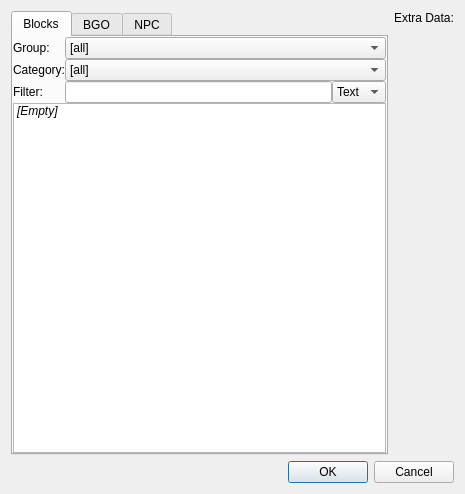
<?xml version="1.0" encoding="UTF-8"?>
<ui version="4.0">
 <class>ItemSelectDialog</class>
 <widget class="QDialog" name="ItemSelectDialog">
  <property name="geometry">
   <rect>
    <x>0</x>
    <y>0</y>
    <width>465</width>
    <height>494</height>
   </rect>
  </property>
  <property name="windowTitle">
   <string>Search Item</string>
  </property>
  <property name="windowIcon">
   <iconset resource="../_resources/editor.qrc">
    <normaloff>:/images/search.png</normaloff>:/images/search.png</iconset>
  </property>
  <layout class="QGridLayout" name="gridLayout">
   <item row="0" column="0">
    <layout class="QHBoxLayout" name="horizontalLayout">
     <item>
      <widget class="QTabWidget" name="Sel_TabCon_ItemType">
       <property name="currentIndex">
        <number>0</number>
       </property>
       <widget class="QWidget" name="Sel_Tab_Block">
        <attribute name="title">
         <string>Blocks</string>
        </attribute>
        <layout class="QGridLayout" name="gridLayout_3">
         <property name="leftMargin">
          <number>0</number>
         </property>
         <property name="topMargin">
          <number>0</number>
         </property>
         <property name="rightMargin">
          <number>0</number>
         </property>
         <property name="bottomMargin">
          <number>0</number>
         </property>
         <property name="spacing">
          <number>0</number>
         </property>
         <item row="2" column="0">
          <widget class="QLabel" name="Sel_Label_FilterBlock">
           <property name="text">
            <string>Filter:</string>
           </property>
          </widget>
         </item>
         <item row="1" column="0">
          <widget class="QLabel" name="Sel_Label_CategoryBlock">
           <property name="text">
            <string>Category:</string>
           </property>
          </widget>
         </item>
         <item row="2" column="1">
          <widget class="QLineEdit" name="Sel_Text_FilterBlock"/>
         </item>
         <item row="0" column="0">
          <widget class="QLabel" name="Sel_Label_GroupsBlock">
           <property name="text">
            <string>Group:</string>
           </property>
          </widget>
         </item>
         <item row="2" column="2">
          <widget class="QComboBox" name="Sel_Combo_FiltertypeBlock">
           <item>
            <property name="text">
             <string>Text</string>
            </property>
           </item>
           <item>
            <property name="text">
             <string>ID</string>
            </property>
           </item>
          </widget>
         </item>
         <item row="1" column="1" colspan="2">
          <widget class="QComboBox" name="Sel_Combo_CategoryBlock">
           <property name="maxVisibleItems">
            <number>50</number>
           </property>
           <item>
            <property name="text">
             <string>[all]</string>
            </property>
           </item>
          </widget>
         </item>
         <item row="0" column="1" colspan="2">
          <widget class="QComboBox" name="Sel_Combo_GroupsBlock">
           <property name="maxVisibleItems">
            <number>50</number>
           </property>
           <item>
            <property name="text">
             <string>[all]</string>
            </property>
           </item>
          </widget>
         </item>
         <item row="3" column="0" colspan="3">
          <widget class="QListWidget" name="Sel_List_Block">
           <item>
            <property name="text">
             <string>[Empty]</string>
            </property>
            <property name="font">
             <font>
              <italic>true</italic>
             </font>
            </property>
           </item>
          </widget>
         </item>
        </layout>
       </widget>
       <widget class="QWidget" name="Sel_Tab_BGO">
        <attribute name="title">
         <string>BGO</string>
        </attribute>
        <layout class="QGridLayout" name="gridLayout_2">
         <property name="leftMargin">
          <number>0</number>
         </property>
         <property name="topMargin">
          <number>0</number>
         </property>
         <property name="rightMargin">
          <number>0</number>
         </property>
         <property name="bottomMargin">
          <number>0</number>
         </property>
         <property name="spacing">
          <number>0</number>
         </property>
         <item row="0" column="0">
          <widget class="QLabel" name="Sel_Label_GroupsBGO">
           <property name="text">
            <string>Group:</string>
           </property>
          </widget>
         </item>
         <item row="0" column="1" colspan="2">
          <widget class="QComboBox" name="Sel_Combo_GroupsBGO">
           <property name="maxVisibleItems">
            <number>50</number>
           </property>
           <item>
            <property name="text">
             <string>[all]</string>
            </property>
           </item>
          </widget>
         </item>
         <item row="1" column="0">
          <widget class="QLabel" name="Sel_Label_CategoryBGO">
           <property name="text">
            <string>Category:</string>
           </property>
          </widget>
         </item>
         <item row="1" column="1" colspan="2">
          <widget class="QComboBox" name="Sel_Combo_CategoryBGO">
           <property name="maxVisibleItems">
            <number>50</number>
           </property>
           <item>
            <property name="text">
             <string>[all]</string>
            </property>
           </item>
          </widget>
         </item>
         <item row="2" column="0">
          <widget class="QLabel" name="Sel_Label_FilterBGO">
           <property name="text">
            <string>Filter:</string>
           </property>
          </widget>
         </item>
         <item row="2" column="1">
          <widget class="QLineEdit" name="Sel_Text_FilterBGO"/>
         </item>
         <item row="2" column="2">
          <widget class="QComboBox" name="Sel_Combo_FiltertypeBGO">
           <item>
            <property name="text">
             <string>Text</string>
            </property>
           </item>
           <item>
            <property name="text">
             <string>ID</string>
            </property>
           </item>
          </widget>
         </item>
         <item row="3" column="0" colspan="3">
          <widget class="QListWidget" name="Sel_List_BGO">
           <item>
            <property name="text">
             <string>[Empty]</string>
            </property>
            <property name="font">
             <font>
              <italic>true</italic>
             </font>
            </property>
           </item>
          </widget>
         </item>
        </layout>
       </widget>
       <widget class="QWidget" name="Sel_Tab_NPC">
        <attribute name="title">
         <string>NPC</string>
        </attribute>
        <layout class="QGridLayout" name="gridLayout_4">
         <property name="leftMargin">
          <number>0</number>
         </property>
         <property name="topMargin">
          <number>0</number>
         </property>
         <property name="rightMargin">
          <number>0</number>
         </property>
         <property name="bottomMargin">
          <number>0</number>
         </property>
         <property name="spacing">
          <number>0</number>
         </property>
         <item row="0" column="0">
          <widget class="QLabel" name="Sel_Label_GroupsNPC">
           <property name="text">
            <string>Group:</string>
           </property>
          </widget>
         </item>
         <item row="0" column="1" colspan="2">
          <widget class="QComboBox" name="Sel_Combo_GroupsNPC">
           <property name="maxVisibleItems">
            <number>50</number>
           </property>
           <item>
            <property name="text">
             <string>[all]</string>
            </property>
           </item>
          </widget>
         </item>
         <item row="1" column="0">
          <widget class="QLabel" name="Sel_Label_CategoryNPC">
           <property name="text">
            <string>Category:</string>
           </property>
          </widget>
         </item>
         <item row="1" column="1" colspan="2">
          <widget class="QComboBox" name="Sel_Combo_CategoryNPC">
           <property name="maxVisibleItems">
            <number>50</number>
           </property>
           <item>
            <property name="text">
             <string>[all]</string>
            </property>
           </item>
          </widget>
         </item>
         <item row="2" column="0">
          <widget class="QLabel" name="Sel_Label_FilterNPC">
           <property name="text">
            <string>Filter:</string>
           </property>
          </widget>
         </item>
         <item row="2" column="1">
          <widget class="QLineEdit" name="Sel_Text_NPC"/>
         </item>
         <item row="2" column="2">
          <widget class="QComboBox" name="Sel_Combo_FiltertypeNPC">
           <item>
            <property name="text">
             <string>Text</string>
            </property>
           </item>
           <item>
            <property name="text">
             <string>ID</string>
            </property>
           </item>
          </widget>
         </item>
         <item row="3" column="0" colspan="3">
          <widget class="QListWidget" name="Sel_List_NPC">
           <item>
            <property name="text">
             <string>[Empty]</string>
            </property>
            <property name="font">
             <font>
              <italic>true</italic>
             </font>
            </property>
           </item>
          </widget>
         </item>
        </layout>
       </widget>
      </widget>
     </item>
     <item>
      <layout class="QVBoxLayout" name="verticalLayout">
       <item>
        <widget class="QLabel" name="Sel_Label_ExtraData">
         <property name="text">
          <string>Extra Data:</string>
         </property>
        </widget>
       </item>
       <item>
        <spacer name="verticalSpacer">
         <property name="orientation">
          <enum>Qt::Vertical</enum>
         </property>
         <property name="sizeHint" stdset="0">
          <size>
           <width>20</width>
           <height>40</height>
          </size>
         </property>
        </spacer>
       </item>
      </layout>
     </item>
    </layout>
   </item>
   <item row="1" column="0">
    <widget class="QDialogButtonBox" name="Sel_DiaButtonBox">
     <property name="orientation">
      <enum>Qt::Horizontal</enum>
     </property>
     <property name="standardButtons">
      <set>QDialogButtonBox::Cancel|QDialogButtonBox::Ok</set>
     </property>
    </widget>
   </item>
  </layout>
 </widget>
 <resources>
  <include location="../_resources/editor.qrc"/>
 </resources>
 <connections>
  <connection>
   <sender>Sel_DiaButtonBox</sender>
   <signal>accepted()</signal>
   <receiver>ItemSelectDialog</receiver>
   <slot>accept()</slot>
   <hints>
    <hint type="sourcelabel">
     <x>248</x>
     <y>254</y>
    </hint>
    <hint type="destinationlabel">
     <x>157</x>
     <y>274</y>
    </hint>
   </hints>
  </connection>
  <connection>
   <sender>Sel_DiaButtonBox</sender>
   <signal>rejected()</signal>
   <receiver>ItemSelectDialog</receiver>
   <slot>reject()</slot>
   <hints>
    <hint type="sourcelabel">
     <x>316</x>
     <y>260</y>
    </hint>
    <hint type="destinationlabel">
     <x>286</x>
     <y>274</y>
    </hint>
   </hints>
  </connection>
 </connections>
</ui>
